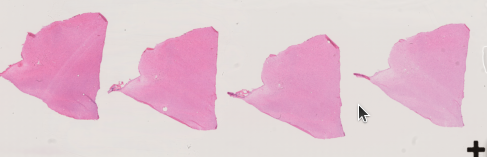
#> input picture assets/input.png, 487 x 157 px
$ python -i utils.py   (imports and definitions only)
#> lines starting #> are read from the running program, lines starting #| are printed output that depends on the picture; after the words box and inside, x2 and y2 are one past the last pixel; in counts of white or black regions, pixels touching at a corner belong together
#> further down, picture is the input picture: shape (157, 487, 3); mean B, G, R 209.5, 197.1, 227.2
# image_processing_utils.py

import numpy as np
import cv2
from PIL import Image
from typing import Dict, Tuple, Union, Optional
from scipy.ndimage import gaussian_filter
from skimage.morphology import remove_small_objects
from skimage.measure import label


# [158 lines left out: functions scale_up_mask, get_bounding_boxes, crop_image_with_boxes, not called in this run]


def get_mask(im: np.ndarray) -> np.ndarray:
    """
    Generate a labeled mask by thresholding the green channel and extracting
    connected components after smoothing and size filtering.

    Parameters
    ----------
    im : array_like, shape (H, W, C)
        Input RGB image as a NumPy array (or array-like). Only the green channel
        (channel index 1) is used for mask generation.

    Returns
    -------
    labeled_mask : ndarray, shape (H, W)
        Integer array where each remaining connected component is assigned a
        unique label (1..N). Background pixels are 0.

    Notes
    -----
    The function performs the following steps:
      1. Threshold the green channel at > 200 to create an initial binary mask.
         (this works well for H&E-stained tissue sections)
      2. Smooth the binary mask with a Gaussian filter (sigma=2).
      3. Re-binarize the smoothed mask at < 0.70.
      4. Remove objects smaller than 100000 pixels.
      5. Label the connected components with connectivity=2.
    """
    threshold = 200  # threshold for green channel
    mask = (im[:, :, 1] > threshold).astype(float)
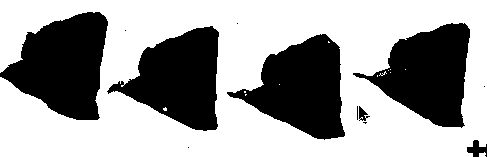
#> mask: shape (157, 487) float64; values 0 (black) and 1 (white), 62.7% white; 12 black regions (6 under 20 px), largest, box (x1, y1, x2, y2) and area: (0, 12, 108, 120) 7479, (227, 34, 345, 140) 7054, (107, 26, 219, 131) 6828, (353, 23, 470, 128) 6826, (467, 140, 487, 157) 190, (359, 106, 370, 121) 81

    blurred = gaussian_filter(mask, sigma=2)
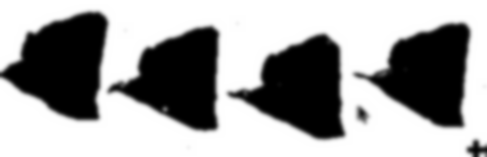
#> blurred: shape (157, 487) float64; min 0, max 1, mean 0.627
    mask = blurred < 0.70
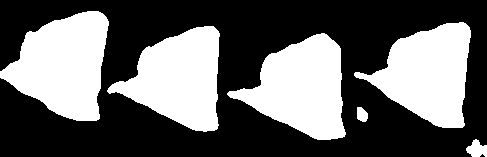
#> mask: shape (157, 487) bool; 39.3% white; 6 white regions, box (x1, y1, x2, y2) and area: (0, 11, 109, 121) 7841, (227, 33, 346, 140) 7434, (354, 22, 471, 128) 7217, (107, 26, 220, 132) 7207, (466, 139, 487, 157) 250, (357, 107, 368, 122) 131

    cc_threshold = 100000  # minimum object size (in pixels) to keep
    mask = remove_small_objects(mask, min_size=cc_threshold)
#> mask: shape (157, 487) bool; every value is 0

    labeled_mask = label(mask, connectivity=2)
#> labeled_mask: shape (157, 487) int32; every value is 0
    return labeled_mask


# [152 lines left out: functions downsample_mask, estimate_affine_transform, compute_border_color, upsample_warp_matrix, warp_image_with_affine, not called in this run]

>>> import cv2
>>> picture = cv2.imread('assets/input.png')
>>> result = get_mask(picture)
